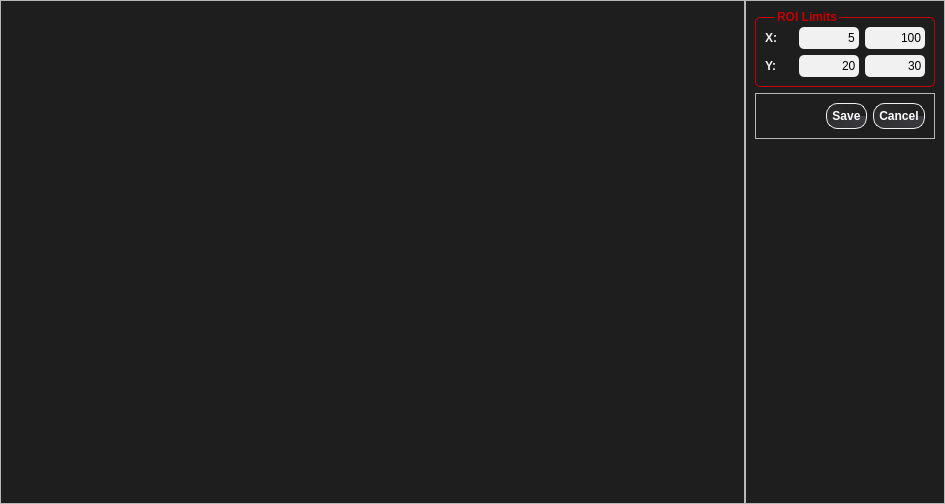
<?xml version="1.0" encoding="UTF-8"?>
<ui version="4.0">
 <class>roi_selector_ruby_widget</class>
 <widget class="QWidget" name="roi_selector_ruby_widget">
  <property name="geometry">
   <rect>
    <x>0</x>
    <y>0</y>
    <width>945</width>
    <height>504</height>
   </rect>
  </property>
  <property name="windowTitle">
   <string>Form</string>
  </property>
  <property name="styleSheet">
   <string notr="true">#roi_selector_ruby_widget{
	background: #1E1E1E;	
}

QLabel ,QGroupBox{
	color: #F1F1F1;
	font-weight: bold;
}

QLineEdit{
	border-radius:5px;
	background: #F1F1F1;
	color: black;
}

QPushButton{
	color:white;
	border-color: black;
	border: 1px solid #F1F1F1;
	border-radius: 11px;
	font-weight: bold;
	padding: 5px;
	background:qconicalgradient(cx:0.5, cy:0.5, angle:0, stop:0 rgba(30, 30, 30, 255), stop:1 rgba(60, 60, 64, 255))
}

QPushButton::hover{
    border:2px solid #fff;
	margin: 0.5px;
}

QPushPutton::pressed{
   border:1px solid #fff;
	margin: 2px;
}

QGroupBox {
	border:1px solid #F1F1F1;
	border-radius: 5px;
	margin-top: 7px;
	padding: 0px
}
QGroupBox::title {
     subcontrol-origin: margin;
     left: 20px;
}

#roi_box{
	color:  rgba(197, 0, 3, 255);
	border: 1px solid rgba(197, 0, 3, 255);
}
</string>
  </property>
  <layout class="QHBoxLayout" name="horizontalLayout">
   <property name="spacing">
    <number>0</number>
   </property>
   <property name="margin">
    <number>0</number>
   </property>
   <item>
    <widget class="QFrame" name="axes_frame">
     <property name="frameShape">
      <enum>QFrame::StyledPanel</enum>
     </property>
     <property name="frameShadow">
      <enum>QFrame::Raised</enum>
     </property>
    </widget>
   </item>
   <item>
    <widget class="QFrame" name="frame">
     <property name="sizePolicy">
      <sizepolicy hsizetype="Fixed" vsizetype="Preferred">
       <horstretch>0</horstretch>
       <verstretch>0</verstretch>
      </sizepolicy>
     </property>
     <property name="frameShape">
      <enum>QFrame::StyledPanel</enum>
     </property>
     <property name="frameShadow">
      <enum>QFrame::Raised</enum>
     </property>
     <layout class="QVBoxLayout" name="verticalLayout_3">
      <item>
       <widget class="QGroupBox" name="roi_box">
        <property name="minimumSize">
         <size>
          <width>180</width>
          <height>0</height>
         </size>
        </property>
        <property name="maximumSize">
         <size>
          <width>180</width>
          <height>16777215</height>
         </size>
        </property>
        <property name="title">
         <string>ROI Limits</string>
        </property>
        <layout class="QVBoxLayout" name="verticalLayout">
         <item>
          <layout class="QGridLayout" name="gridLayout">
           <item row="0" column="0">
            <widget class="QLabel" name="label_3">
             <property name="text">
              <string>X:</string>
             </property>
            </widget>
           </item>
           <item row="0" column="1">
            <widget class="QLineEdit" name="x_min_txt">
             <property name="minimumSize">
              <size>
               <width>60</width>
               <height>22</height>
              </size>
             </property>
             <property name="maximumSize">
              <size>
               <width>60</width>
               <height>16777215</height>
              </size>
             </property>
             <property name="text">
              <string>5</string>
             </property>
             <property name="alignment">
              <set>Qt::AlignRight|Qt::AlignTrailing|Qt::AlignVCenter</set>
             </property>
            </widget>
           </item>
           <item row="1" column="0">
            <widget class="QLabel" name="label_4">
             <property name="text">
              <string>Y:</string>
             </property>
            </widget>
           </item>
           <item row="0" column="2">
            <widget class="QLineEdit" name="x_max_txt">
             <property name="minimumSize">
              <size>
               <width>60</width>
               <height>22</height>
              </size>
             </property>
             <property name="maximumSize">
              <size>
               <width>60</width>
               <height>16777215</height>
              </size>
             </property>
             <property name="text">
              <string>100</string>
             </property>
             <property name="alignment">
              <set>Qt::AlignRight|Qt::AlignTrailing|Qt::AlignVCenter</set>
             </property>
            </widget>
           </item>
           <item row="1" column="1">
            <widget class="QLineEdit" name="y_min_txt">
             <property name="minimumSize">
              <size>
               <width>60</width>
               <height>22</height>
              </size>
             </property>
             <property name="maximumSize">
              <size>
               <width>60</width>
               <height>16777215</height>
              </size>
             </property>
             <property name="text">
              <string>20</string>
             </property>
             <property name="alignment">
              <set>Qt::AlignRight|Qt::AlignTrailing|Qt::AlignVCenter</set>
             </property>
            </widget>
           </item>
           <item row="1" column="2">
            <widget class="QLineEdit" name="y_max_txt">
             <property name="minimumSize">
              <size>
               <width>60</width>
               <height>22</height>
              </size>
             </property>
             <property name="maximumSize">
              <size>
               <width>60</width>
               <height>16777215</height>
              </size>
             </property>
             <property name="text">
              <string>30</string>
             </property>
             <property name="alignment">
              <set>Qt::AlignRight|Qt::AlignTrailing|Qt::AlignVCenter</set>
             </property>
            </widget>
           </item>
          </layout>
         </item>
        </layout>
       </widget>
      </item>
      <item>
       <widget class="QFrame" name="frame_2">
        <property name="minimumSize">
         <size>
          <width>180</width>
          <height>0</height>
         </size>
        </property>
        <property name="maximumSize">
         <size>
          <width>180</width>
          <height>16777215</height>
         </size>
        </property>
        <property name="frameShape">
         <enum>QFrame::StyledPanel</enum>
        </property>
        <property name="frameShadow">
         <enum>QFrame::Raised</enum>
        </property>
        <layout class="QHBoxLayout" name="horizontalLayout_5">
         <item>
          <spacer name="horizontalSpacer">
           <property name="orientation">
            <enum>Qt::Horizontal</enum>
           </property>
           <property name="sizeHint" stdset="0">
            <size>
             <width>40</width>
             <height>20</height>
            </size>
           </property>
          </spacer>
         </item>
         <item>
          <widget class="QPushButton" name="save_btn">
           <property name="maximumSize">
            <size>
             <width>80</width>
             <height>16777215</height>
            </size>
           </property>
           <property name="text">
            <string>Save</string>
           </property>
          </widget>
         </item>
         <item>
          <widget class="QPushButton" name="cancel_btn">
           <property name="maximumSize">
            <size>
             <width>80</width>
             <height>16777215</height>
            </size>
           </property>
           <property name="text">
            <string>Cancel</string>
           </property>
          </widget>
         </item>
        </layout>
       </widget>
      </item>
      <item>
       <spacer name="verticalSpacer">
        <property name="orientation">
         <enum>Qt::Vertical</enum>
        </property>
        <property name="sizeHint" stdset="0">
         <size>
          <width>20</width>
          <height>40</height>
         </size>
        </property>
       </spacer>
      </item>
     </layout>
    </widget>
   </item>
  </layout>
 </widget>
 <resources/>
 <connections/>
</ui>
